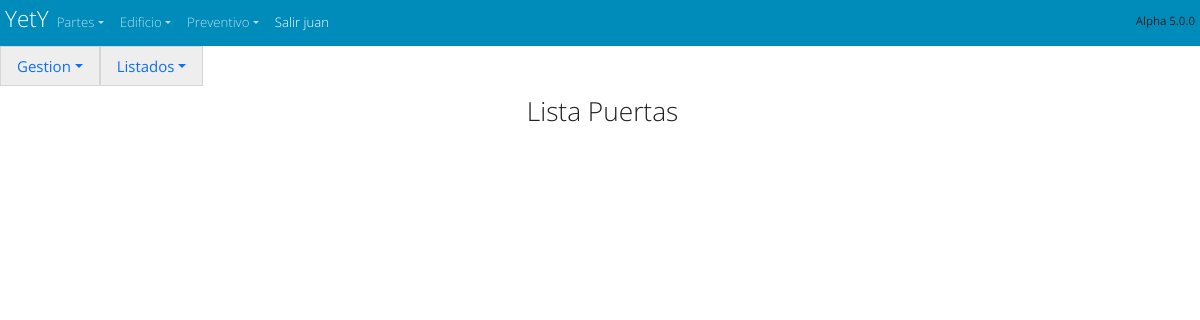
Before: /espacios/elemento_list/ (signed in) with the older database file.
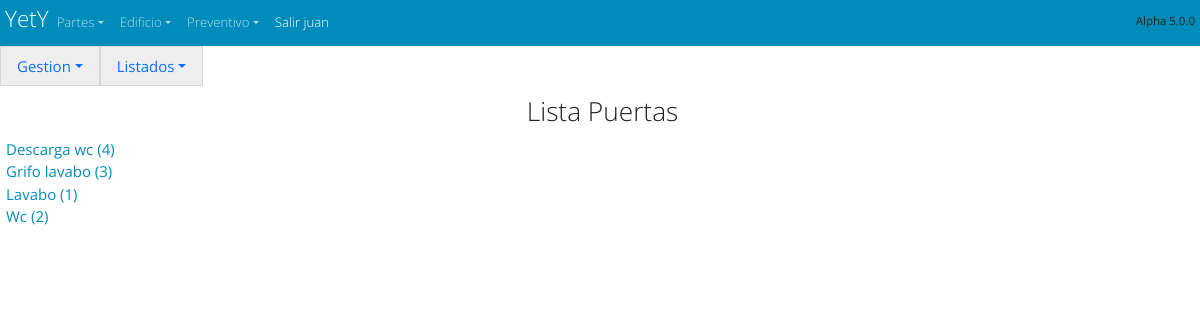
After: the same page with the newer database file.
### espacios/models.py (models this page shows, shortened)
class Elementos (models.Model):
    nombre=models.CharField(default='' ,null=False,max_length=50,verbose_name='Equipo o instalacion', help_text="Equipo o instalacion",blank=True)
    ubicacion=models.ManyToManyField('Ubicaciones',  max_length=50,verbose_name='acceso a ...',  help_text="acceso a ..." , blank=True)
    zona=models.ManyToManyField('Zonas',  max_length=50,verbose_name='acceso desde zona',  help_text="acceso desde zona" , blank=True)
    departamento=models.ManyToManyField('Departamentos',  max_length=50,verbose_name='departamento de',  help_text="departamento de" ,blank=True)
    class Meta:
            ordering = ["nombre"]

### espacios/views.py (the view)
class Elemento_list (ListView): # Lista de departamentos
    model = Elementos
    fields= '__all__'
    template_name = 'puerta_list.html'
    ordering = ['nombre']
    paginate_by = 25
    context_object_name = 'list' # Esto es lo que envía al template

### espacios/templates/puerta_list.html
<!doctype html>
<html lang="es">
{% extends "start.html" %}
{% block content %}
{% load static %}
{% include 'navbar_espacios.html'%}
<form method="POST" class="post-form">{% csrf_token %}
<div class="container_fluid" style="padding-left: 5px" >
  <div style= "display: flex ;  padding: 5px; justify-content :center; text-align: center; ">
    <h3>Lista Puertas</h3>
  </div>
{% for  list in list  %}
  <div class="row">
    <div style= 'padding-left: 1rem;'>  <a href="/espacios/Hab_user/{{ list.id }}" >{{ list.nombre }} ({{ list.id }})</a>  </div>
   </div>
{% endfor %}
</div>
</form>
{% endblock %}

### cabecera/templates/start.html (shortened to what this page needs)
{% load static %}
<!DOCTYPE html>
<html lang="es">
<head>
    <link href="https://cdn.jsdelivr.net/npm/bootstrap@5.1.3/dist/css/bootstrap.min.css" rel="stylesheet">
    <link rel="stylesheet" href="https://cdn.jsdelivr.net/npm/bootswatch@4.5.2/dist/yeti/bootstrap.min.css">
   {% load static %}
   <link rel="stylesheet" href="{% static '/css/start.css' %}">
</head>
<body translate="no">
  {% if  user.is_authenticated %}
        {% include 'navbar_start.html'%}
      {% else %}
        {% include 'registration/login.html' %}
        {% endif %}
   {% if user.is_authenticated %}
      {% block content %}
      {% endblock %}
    {% endif %}
</body>
</html>

### cabecera/templates/navbar_start.html (shortened to what this page needs)
<body>
  <nav  class="navbar navbar-expand navbar-dark bg-primary" style="margin: 0px; padding: 5px" >
    <div class="container-fluid">
      <a  class="navbar-brand" style="margin: 0px; padding: 0px" href="/"><hgroup style="margin: 0px; padding: 0px"><h4 >YetY </h4>  </hgroup></a>
      {% if  user.is_authenticated %}
  <div  class="collapse navbar-collapse" id="navbarColor01">
        <ul class="navbar-nav me-auto">
          <li class="nav-item dropdown">
            <a class="nav-link dropdown-toggle" data-bs-toggle="dropdown" href="#" role="button" aria-haspopup="true" aria-expanded="false">Partes</a>
          </li>
          <li class="nav-item dropdown">
            <a class="nav-link dropdown-toggle" data-bs-toggle="dropdown" href="#" role="button" aria-haspopup="true" aria-expanded="false">Edificio</a>
          </li>
          <li class="nav-item dropdown">
            <a class="nav-link dropdown-toggle" data-bs-toggle="dropdown" href="#" role="button" aria-haspopup="true" aria-expanded="false">Preventivo</a>
          </li>
          <li class="nav-item active">
            <a class="nav-link " href="/accounts/logout/ " >Salir {{ user }}</a>
          </li>
        </ul>
        <h6> <small><small> Alpha 5.0.0  </small></small></h6>
      </div>
    </div>
    {% endif %}
  </nav>
</body>

### espacios/templates/navbar_espacios.html (shortened to what this page needs)
<div style=    "display: flex;   justify-content :left; ">
  <ul class="nav nav-tabs">
    <li class="nav-item dropdown">
      <a class="nav-link dropdown-toggle" data-bs-toggle="dropdown" href="#" role="button" aria-haspopup="true" aria-expanded="false">Gestion</a>
    </li>
    <li class="nav-item dropdown">
      <a class="nav-link dropdown-toggle" data-bs-toggle="dropdown" href="#" role="button" aria-haspopup="true" aria-expanded="false">Listados</a>
    </li>
  </div>

### cabecera/static/css/start.css (style rules this page uses)
h1, h2, h3 { text-align: center; margin: 5px; }

Changed rows visible on the page:
added Elementos: nombre "Descarga wc", id "4"
added Elementos: nombre "Grifo lavabo", id "3"
added Elementos: nombre "Lavabo", id "1"
added Elementos: nombre "Wc", id "2"
